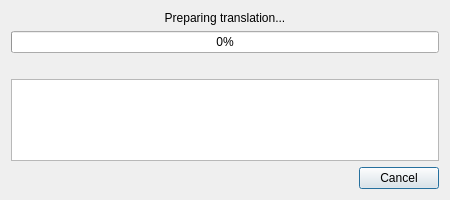
<?xml version="1.0" encoding="UTF-8"?>
<ui version="4.0">
 <class>TranslationProgressDialog</class>
 <widget class="QDialog" name="TranslationProgressDialog">
  <property name="geometry">
   <rect>
    <x>0</x>
    <y>0</y>
    <width>450</width>
    <height>200</height>
   </rect>
  </property>
  <property name="windowTitle">
   <string>Translation Progress</string>
  </property>
  <layout class="QVBoxLayout" name="verticalLayout">
   <item>
    <widget class="QLabel" name="statusLabel">
     <property name="text">
      <string>Preparing translation...</string>
     </property>
     <property name="alignment">
      <set>Qt::AlignCenter</set>
     </property>
    </widget>
   </item>
   <item>
    <widget class="QProgressBar" name="progressBar">
     <property name="value">
      <number>0</number>
     </property>
    </widget>
   </item>
   <item>
    <widget class="QLabel" name="currentTextLabel">
     <property name="text">
      <string/>
     </property>
     <property name="wordWrap">
      <bool>true</bool>
     </property>
     <property name="alignment">
      <set>Qt::AlignCenter</set>
     </property>
     <property name="margin">
      <number>10</number>
     </property>
    </widget>
   </item>
   <item>
    <widget class="QPlainTextEdit" name="messageText">
     <property name="visible">
      <bool>false</bool>
     </property>
     <property name="readOnly">
      <bool>true</bool>
     </property>
     <property name="lineWrapMode">
      <enum>QPlainTextEdit::NoWrap</enum>
     </property>
    </widget>
   </item>
   <item>
    <spacer name="verticalSpacer">
     <property name="orientation">
      <enum>Qt::Vertical</enum>
     </property>
     <property name="sizeHint" stdset="0">
      <size>
       <width>20</width>
       <height>40</height>
      </size>
     </property>
    </spacer>
   </item>
   <item>
    <layout class="QHBoxLayout" name="buttonLayout">
     <item>
      <spacer name="horizontalSpacer">
       <property name="orientation">
        <enum>Qt::Horizontal</enum>
       </property>
       <property name="sizeHint" stdset="0">
        <size>
         <width>40</width>
         <height>20</height>
        </size>
       </property>
      </spacer>
     </item>
     <item>
      <widget class="QPushButton" name="cancelButton">
       <property name="text">
        <string>Cancel</string>
       </property>
      </widget>
     </item>
    </layout>
   </item>
  </layout>
 </widget>
 <resources/>
 <connections/>
</ui>
